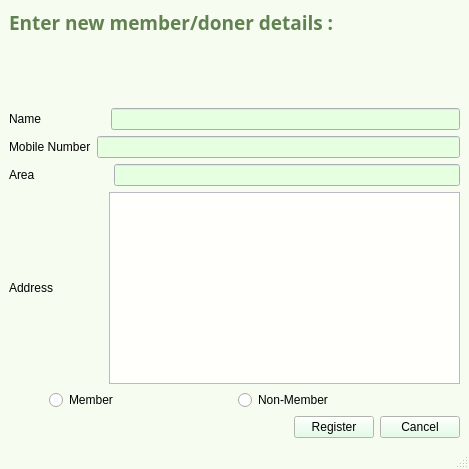
<?xml version="1.0" encoding="UTF-8"?>
<ui version="4.0">
 <class>member_details_input</class>
 <widget class="QMainWindow" name="member_details_input">
  <property name="geometry">
   <rect>
    <x>0</x>
    <y>0</y>
    <width>469</width>
    <height>469</height>
   </rect>
  </property>
  <property name="sizePolicy">
   <sizepolicy hsizetype="Maximum" vsizetype="Preferred">
    <horstretch>0</horstretch>
    <verstretch>0</verstretch>
   </sizepolicy>
  </property>
  <property name="palette">
   <palette>
    <active>
     <colorrole role="Base">
      <brush brushstyle="SolidPattern">
       <color alpha="255">
        <red>255</red>
        <green>255</green>
        <blue>255</blue>
       </color>
      </brush>
     </colorrole>
     <colorrole role="Window">
      <brush brushstyle="SolidPattern">
       <color alpha="255">
        <red>247</red>
        <green>252</green>
        <blue>241</blue>
       </color>
      </brush>
     </colorrole>
    </active>
    <inactive>
     <colorrole role="Base">
      <brush brushstyle="SolidPattern">
       <color alpha="255">
        <red>255</red>
        <green>255</green>
        <blue>255</blue>
       </color>
      </brush>
     </colorrole>
     <colorrole role="Window">
      <brush brushstyle="SolidPattern">
       <color alpha="255">
        <red>247</red>
        <green>252</green>
        <blue>241</blue>
       </color>
      </brush>
     </colorrole>
    </inactive>
    <disabled>
     <colorrole role="Base">
      <brush brushstyle="SolidPattern">
       <color alpha="255">
        <red>247</red>
        <green>252</green>
        <blue>241</blue>
       </color>
      </brush>
     </colorrole>
     <colorrole role="Window">
      <brush brushstyle="SolidPattern">
       <color alpha="255">
        <red>247</red>
        <green>252</green>
        <blue>241</blue>
       </color>
      </brush>
     </colorrole>
    </disabled>
   </palette>
  </property>
  <property name="windowTitle">
   <string>Add new member</string>
  </property>
  <widget class="QWidget" name="centralwidget">
   <layout class="QVBoxLayout" name="verticalLayout_3">
    <item>
     <layout class="QVBoxLayout" name="verticalLayout_2">
      <item>
       <widget class="QLabel" name="label_5">
        <property name="palette">
         <palette>
          <active>
           <colorrole role="WindowText">
            <brush brushstyle="SolidPattern">
             <color alpha="170">
              <red>21</red>
              <green>67</green>
              <blue>0</blue>
             </color>
            </brush>
           </colorrole>
          </active>
          <inactive>
           <colorrole role="WindowText">
            <brush brushstyle="SolidPattern">
             <color alpha="170">
              <red>21</red>
              <green>67</green>
              <blue>0</blue>
             </color>
            </brush>
           </colorrole>
          </inactive>
          <disabled>
           <colorrole role="WindowText">
            <brush brushstyle="SolidPattern">
             <color alpha="115">
              <red>0</red>
              <green>0</green>
              <blue>0</blue>
             </color>
            </brush>
           </colorrole>
          </disabled>
         </palette>
        </property>
        <property name="font">
         <font>
          <family>Noto Sans</family>
          <pointsize>14</pointsize>
          <weight>75</weight>
          <bold>true</bold>
         </font>
        </property>
        <property name="text">
         <string>Enter new member/doner details :</string>
        </property>
       </widget>
      </item>
      <item>
       <spacer name="verticalSpacer_2">
        <property name="orientation">
         <enum>Qt::Vertical</enum>
        </property>
        <property name="sizeHint" stdset="0">
         <size>
          <width>20</width>
          <height>40</height>
         </size>
        </property>
       </spacer>
      </item>
      <item>
       <spacer name="verticalSpacer">
        <property name="orientation">
         <enum>Qt::Vertical</enum>
        </property>
        <property name="sizeHint" stdset="0">
         <size>
          <width>446</width>
          <height>13</height>
         </size>
        </property>
       </spacer>
      </item>
      <item>
       <layout class="QVBoxLayout" name="verticalLayout">
        <item>
         <layout class="QHBoxLayout" name="horizontalLayout">
          <item>
           <widget class="QLabel" name="label">
            <property name="text">
             <string>Name                   </string>
            </property>
            <property name="buddy">
             <cstring>lineEdit_name</cstring>
            </property>
           </widget>
          </item>
          <item>
           <widget class="QLineEdit" name="lineEdit_name">
            <property name="palette">
             <palette>
              <active>
               <colorrole role="Button">
                <brush brushstyle="SolidPattern">
                 <color alpha="255">
                  <red>170</red>
                  <green>255</green>
                  <blue>127</blue>
                 </color>
                </brush>
               </colorrole>
               <colorrole role="Light">
                <brush brushstyle="SolidPattern">
                 <color alpha="255">
                  <red>253</red>
                  <green>251</green>
                  <blue>255</blue>
                 </color>
                </brush>
               </colorrole>
               <colorrole role="Base">
                <brush brushstyle="SolidPattern">
                 <color alpha="255">
                  <red>229</red>
                  <green>255</green>
                  <blue>224</blue>
                 </color>
                </brush>
               </colorrole>
               <colorrole role="Window">
                <brush brushstyle="SolidPattern">
                 <color alpha="255">
                  <red>240</red>
                  <green>243</green>
                  <blue>252</blue>
                 </color>
                </brush>
               </colorrole>
               <colorrole role="AlternateBase">
                <brush brushstyle="SolidPattern">
                 <color alpha="255">
                  <red>222</red>
                  <green>211</green>
                  <blue>240</blue>
                 </color>
                </brush>
               </colorrole>
               <colorrole role="NoRole">
                <brush brushstyle="SolidPattern">
                 <color alpha="255">
                  <red>233</red>
                  <green>242</green>
                  <blue>252</blue>
                 </color>
                </brush>
               </colorrole>
              </active>
              <inactive>
               <colorrole role="Button">
                <brush brushstyle="SolidPattern">
                 <color alpha="255">
                  <red>170</red>
                  <green>255</green>
                  <blue>127</blue>
                 </color>
                </brush>
               </colorrole>
               <colorrole role="Light">
                <brush brushstyle="SolidPattern">
                 <color alpha="255">
                  <red>253</red>
                  <green>251</green>
                  <blue>255</blue>
                 </color>
                </brush>
               </colorrole>
               <colorrole role="Base">
                <brush brushstyle="SolidPattern">
                 <color alpha="255">
                  <red>229</red>
                  <green>255</green>
                  <blue>224</blue>
                 </color>
                </brush>
               </colorrole>
               <colorrole role="Window">
                <brush brushstyle="SolidPattern">
                 <color alpha="255">
                  <red>240</red>
                  <green>243</green>
                  <blue>252</blue>
                 </color>
                </brush>
               </colorrole>
               <colorrole role="AlternateBase">
                <brush brushstyle="SolidPattern">
                 <color alpha="255">
                  <red>222</red>
                  <green>211</green>
                  <blue>240</blue>
                 </color>
                </brush>
               </colorrole>
               <colorrole role="NoRole">
                <brush brushstyle="SolidPattern">
                 <color alpha="255">
                  <red>233</red>
                  <green>242</green>
                  <blue>252</blue>
                 </color>
                </brush>
               </colorrole>
              </inactive>
              <disabled>
               <colorrole role="Button">
                <brush brushstyle="SolidPattern">
                 <color alpha="255">
                  <red>170</red>
                  <green>255</green>
                  <blue>127</blue>
                 </color>
                </brush>
               </colorrole>
               <colorrole role="Light">
                <brush brushstyle="SolidPattern">
                 <color alpha="255">
                  <red>253</red>
                  <green>251</green>
                  <blue>255</blue>
                 </color>
                </brush>
               </colorrole>
               <colorrole role="Base">
                <brush brushstyle="SolidPattern">
                 <color alpha="255">
                  <red>240</red>
                  <green>243</green>
                  <blue>252</blue>
                 </color>
                </brush>
               </colorrole>
               <colorrole role="Window">
                <brush brushstyle="SolidPattern">
                 <color alpha="255">
                  <red>240</red>
                  <green>243</green>
                  <blue>252</blue>
                 </color>
                </brush>
               </colorrole>
               <colorrole role="AlternateBase">
                <brush brushstyle="SolidPattern">
                 <color alpha="255">
                  <red>222</red>
                  <green>211</green>
                  <blue>240</blue>
                 </color>
                </brush>
               </colorrole>
               <colorrole role="NoRole">
                <brush brushstyle="SolidPattern">
                 <color alpha="255">
                  <red>233</red>
                  <green>242</green>
                  <blue>252</blue>
                 </color>
                </brush>
               </colorrole>
              </disabled>
             </palette>
            </property>
           </widget>
          </item>
         </layout>
        </item>
        <item>
         <layout class="QHBoxLayout" name="horizontalLayout_2">
          <item>
           <widget class="QLabel" name="label_2">
            <property name="text">
             <string>Mobile Number</string>
            </property>
            <property name="buddy">
             <cstring>lineEdit_mobile</cstring>
            </property>
           </widget>
          </item>
          <item>
           <widget class="QLineEdit" name="lineEdit_mobile">
            <property name="palette">
             <palette>
              <active>
               <colorrole role="Button">
                <brush brushstyle="SolidPattern">
                 <color alpha="255">
                  <red>170</red>
                  <green>255</green>
                  <blue>127</blue>
                 </color>
                </brush>
               </colorrole>
               <colorrole role="Light">
                <brush brushstyle="SolidPattern">
                 <color alpha="255">
                  <red>253</red>
                  <green>251</green>
                  <blue>255</blue>
                 </color>
                </brush>
               </colorrole>
               <colorrole role="Base">
                <brush brushstyle="SolidPattern">
                 <color alpha="255">
                  <red>229</red>
                  <green>255</green>
                  <blue>224</blue>
                 </color>
                </brush>
               </colorrole>
               <colorrole role="Window">
                <brush brushstyle="SolidPattern">
                 <color alpha="255">
                  <red>240</red>
                  <green>243</green>
                  <blue>252</blue>
                 </color>
                </brush>
               </colorrole>
               <colorrole role="AlternateBase">
                <brush brushstyle="SolidPattern">
                 <color alpha="255">
                  <red>222</red>
                  <green>211</green>
                  <blue>240</blue>
                 </color>
                </brush>
               </colorrole>
               <colorrole role="NoRole">
                <brush brushstyle="SolidPattern">
                 <color alpha="255">
                  <red>233</red>
                  <green>242</green>
                  <blue>252</blue>
                 </color>
                </brush>
               </colorrole>
              </active>
              <inactive>
               <colorrole role="Button">
                <brush brushstyle="SolidPattern">
                 <color alpha="255">
                  <red>170</red>
                  <green>255</green>
                  <blue>127</blue>
                 </color>
                </brush>
               </colorrole>
               <colorrole role="Light">
                <brush brushstyle="SolidPattern">
                 <color alpha="255">
                  <red>253</red>
                  <green>251</green>
                  <blue>255</blue>
                 </color>
                </brush>
               </colorrole>
               <colorrole role="Base">
                <brush brushstyle="SolidPattern">
                 <color alpha="255">
                  <red>229</red>
                  <green>255</green>
                  <blue>224</blue>
                 </color>
                </brush>
               </colorrole>
               <colorrole role="Window">
                <brush brushstyle="SolidPattern">
                 <color alpha="255">
                  <red>240</red>
                  <green>243</green>
                  <blue>252</blue>
                 </color>
                </brush>
               </colorrole>
               <colorrole role="AlternateBase">
                <brush brushstyle="SolidPattern">
                 <color alpha="255">
                  <red>222</red>
                  <green>211</green>
                  <blue>240</blue>
                 </color>
                </brush>
               </colorrole>
               <colorrole role="NoRole">
                <brush brushstyle="SolidPattern">
                 <color alpha="255">
                  <red>233</red>
                  <green>242</green>
                  <blue>252</blue>
                 </color>
                </brush>
               </colorrole>
              </inactive>
              <disabled>
               <colorrole role="Button">
                <brush brushstyle="SolidPattern">
                 <color alpha="255">
                  <red>170</red>
                  <green>255</green>
                  <blue>127</blue>
                 </color>
                </brush>
               </colorrole>
               <colorrole role="Light">
                <brush brushstyle="SolidPattern">
                 <color alpha="255">
                  <red>253</red>
                  <green>251</green>
                  <blue>255</blue>
                 </color>
                </brush>
               </colorrole>
               <colorrole role="Base">
                <brush brushstyle="SolidPattern">
                 <color alpha="255">
                  <red>240</red>
                  <green>243</green>
                  <blue>252</blue>
                 </color>
                </brush>
               </colorrole>
               <colorrole role="Window">
                <brush brushstyle="SolidPattern">
                 <color alpha="255">
                  <red>240</red>
                  <green>243</green>
                  <blue>252</blue>
                 </color>
                </brush>
               </colorrole>
               <colorrole role="AlternateBase">
                <brush brushstyle="SolidPattern">
                 <color alpha="255">
                  <red>222</red>
                  <green>211</green>
                  <blue>240</blue>
                 </color>
                </brush>
               </colorrole>
               <colorrole role="NoRole">
                <brush brushstyle="SolidPattern">
                 <color alpha="255">
                  <red>233</red>
                  <green>242</green>
                  <blue>252</blue>
                 </color>
                </brush>
               </colorrole>
              </disabled>
             </palette>
            </property>
           </widget>
          </item>
         </layout>
        </item>
        <item>
         <layout class="QHBoxLayout" name="horizontalLayout_3">
          <item>
           <widget class="QLabel" name="label_3">
            <property name="text">
             <string>Area                      </string>
            </property>
            <property name="buddy">
             <cstring>lineEdit_area</cstring>
            </property>
           </widget>
          </item>
          <item>
           <widget class="QLineEdit" name="lineEdit_area">
            <property name="palette">
             <palette>
              <active>
               <colorrole role="Button">
                <brush brushstyle="SolidPattern">
                 <color alpha="255">
                  <red>170</red>
                  <green>255</green>
                  <blue>127</blue>
                 </color>
                </brush>
               </colorrole>
               <colorrole role="Light">
                <brush brushstyle="SolidPattern">
                 <color alpha="255">
                  <red>253</red>
                  <green>251</green>
                  <blue>255</blue>
                 </color>
                </brush>
               </colorrole>
               <colorrole role="Base">
                <brush brushstyle="SolidPattern">
                 <color alpha="255">
                  <red>229</red>
                  <green>255</green>
                  <blue>224</blue>
                 </color>
                </brush>
               </colorrole>
               <colorrole role="Window">
                <brush brushstyle="SolidPattern">
                 <color alpha="255">
                  <red>240</red>
                  <green>243</green>
                  <blue>252</blue>
                 </color>
                </brush>
               </colorrole>
               <colorrole role="AlternateBase">
                <brush brushstyle="SolidPattern">
                 <color alpha="255">
                  <red>222</red>
                  <green>211</green>
                  <blue>240</blue>
                 </color>
                </brush>
               </colorrole>
               <colorrole role="NoRole">
                <brush brushstyle="SolidPattern">
                 <color alpha="255">
                  <red>233</red>
                  <green>242</green>
                  <blue>252</blue>
                 </color>
                </brush>
               </colorrole>
              </active>
              <inactive>
               <colorrole role="Button">
                <brush brushstyle="SolidPattern">
                 <color alpha="255">
                  <red>170</red>
                  <green>255</green>
                  <blue>127</blue>
                 </color>
                </brush>
               </colorrole>
               <colorrole role="Light">
                <brush brushstyle="SolidPattern">
                 <color alpha="255">
                  <red>253</red>
                  <green>251</green>
                  <blue>255</blue>
                 </color>
                </brush>
               </colorrole>
               <colorrole role="Base">
                <brush brushstyle="SolidPattern">
                 <color alpha="255">
                  <red>229</red>
                  <green>255</green>
                  <blue>224</blue>
                 </color>
                </brush>
               </colorrole>
               <colorrole role="Window">
                <brush brushstyle="SolidPattern">
                 <color alpha="255">
                  <red>240</red>
                  <green>243</green>
                  <blue>252</blue>
                 </color>
                </brush>
               </colorrole>
               <colorrole role="AlternateBase">
                <brush brushstyle="SolidPattern">
                 <color alpha="255">
                  <red>222</red>
                  <green>211</green>
                  <blue>240</blue>
                 </color>
                </brush>
               </colorrole>
               <colorrole role="NoRole">
                <brush brushstyle="SolidPattern">
                 <color alpha="255">
                  <red>233</red>
                  <green>242</green>
                  <blue>252</blue>
                 </color>
                </brush>
               </colorrole>
              </inactive>
              <disabled>
               <colorrole role="Button">
                <brush brushstyle="SolidPattern">
                 <color alpha="255">
                  <red>170</red>
                  <green>255</green>
                  <blue>127</blue>
                 </color>
                </brush>
               </colorrole>
               <colorrole role="Light">
                <brush brushstyle="SolidPattern">
                 <color alpha="255">
                  <red>253</red>
                  <green>251</green>
                  <blue>255</blue>
                 </color>
                </brush>
               </colorrole>
               <colorrole role="Base">
                <brush brushstyle="SolidPattern">
                 <color alpha="255">
                  <red>240</red>
                  <green>243</green>
                  <blue>252</blue>
                 </color>
                </brush>
               </colorrole>
               <colorrole role="Window">
                <brush brushstyle="SolidPattern">
                 <color alpha="255">
                  <red>240</red>
                  <green>243</green>
                  <blue>252</blue>
                 </color>
                </brush>
               </colorrole>
               <colorrole role="AlternateBase">
                <brush brushstyle="SolidPattern">
                 <color alpha="255">
                  <red>222</red>
                  <green>211</green>
                  <blue>240</blue>
                 </color>
                </brush>
               </colorrole>
               <colorrole role="NoRole">
                <brush brushstyle="SolidPattern">
                 <color alpha="255">
                  <red>233</red>
                  <green>242</green>
                  <blue>252</blue>
                 </color>
                </brush>
               </colorrole>
              </disabled>
             </palette>
            </property>
           </widget>
          </item>
         </layout>
        </item>
        <item>
         <layout class="QHBoxLayout" name="horizontalLayout_4">
          <item>
           <widget class="QLabel" name="label_4">
            <property name="text">
             <string>Address               </string>
            </property>
            <property name="buddy">
             <cstring>textEdit_address</cstring>
            </property>
           </widget>
          </item>
          <item>
           <widget class="QTextEdit" name="textEdit_address">
            <property name="palette">
             <palette>
              <active>
               <colorrole role="Button">
                <brush brushstyle="SolidPattern">
                 <color alpha="255">
                  <red>170</red>
                  <green>255</green>
                  <blue>127</blue>
                 </color>
                </brush>
               </colorrole>
               <colorrole role="Light">
                <brush brushstyle="SolidPattern">
                 <color alpha="255">
                  <red>253</red>
                  <green>251</green>
                  <blue>255</blue>
                 </color>
                </brush>
               </colorrole>
               <colorrole role="Base">
                <brush brushstyle="SolidPattern">
                 <color alpha="255">
                  <red>255</red>
                  <green>255</green>
                  <blue>251</blue>
                 </color>
                </brush>
               </colorrole>
               <colorrole role="Window">
                <brush brushstyle="SolidPattern">
                 <color alpha="255">
                  <red>240</red>
                  <green>243</green>
                  <blue>252</blue>
                 </color>
                </brush>
               </colorrole>
               <colorrole role="AlternateBase">
                <brush brushstyle="SolidPattern">
                 <color alpha="255">
                  <red>222</red>
                  <green>211</green>
                  <blue>240</blue>
                 </color>
                </brush>
               </colorrole>
               <colorrole role="NoRole">
                <brush brushstyle="SolidPattern">
                 <color alpha="255">
                  <red>233</red>
                  <green>242</green>
                  <blue>252</blue>
                 </color>
                </brush>
               </colorrole>
              </active>
              <inactive>
               <colorrole role="Button">
                <brush brushstyle="SolidPattern">
                 <color alpha="255">
                  <red>170</red>
                  <green>255</green>
                  <blue>127</blue>
                 </color>
                </brush>
               </colorrole>
               <colorrole role="Light">
                <brush brushstyle="SolidPattern">
                 <color alpha="255">
                  <red>253</red>
                  <green>251</green>
                  <blue>255</blue>
                 </color>
                </brush>
               </colorrole>
               <colorrole role="Base">
                <brush brushstyle="SolidPattern">
                 <color alpha="255">
                  <red>255</red>
                  <green>255</green>
                  <blue>251</blue>
                 </color>
                </brush>
               </colorrole>
               <colorrole role="Window">
                <brush brushstyle="SolidPattern">
                 <color alpha="255">
                  <red>240</red>
                  <green>243</green>
                  <blue>252</blue>
                 </color>
                </brush>
               </colorrole>
               <colorrole role="AlternateBase">
                <brush brushstyle="SolidPattern">
                 <color alpha="255">
                  <red>222</red>
                  <green>211</green>
                  <blue>240</blue>
                 </color>
                </brush>
               </colorrole>
               <colorrole role="NoRole">
                <brush brushstyle="SolidPattern">
                 <color alpha="255">
                  <red>233</red>
                  <green>242</green>
                  <blue>252</blue>
                 </color>
                </brush>
               </colorrole>
              </inactive>
              <disabled>
               <colorrole role="Button">
                <brush brushstyle="SolidPattern">
                 <color alpha="255">
                  <red>170</red>
                  <green>255</green>
                  <blue>127</blue>
                 </color>
                </brush>
               </colorrole>
               <colorrole role="Light">
                <brush brushstyle="SolidPattern">
                 <color alpha="255">
                  <red>253</red>
                  <green>251</green>
                  <blue>255</blue>
                 </color>
                </brush>
               </colorrole>
               <colorrole role="Base">
                <brush brushstyle="SolidPattern">
                 <color alpha="255">
                  <red>240</red>
                  <green>243</green>
                  <blue>252</blue>
                 </color>
                </brush>
               </colorrole>
               <colorrole role="Window">
                <brush brushstyle="SolidPattern">
                 <color alpha="255">
                  <red>240</red>
                  <green>243</green>
                  <blue>252</blue>
                 </color>
                </brush>
               </colorrole>
               <colorrole role="AlternateBase">
                <brush brushstyle="SolidPattern">
                 <color alpha="255">
                  <red>222</red>
                  <green>211</green>
                  <blue>240</blue>
                 </color>
                </brush>
               </colorrole>
               <colorrole role="NoRole">
                <brush brushstyle="SolidPattern">
                 <color alpha="255">
                  <red>233</red>
                  <green>242</green>
                  <blue>252</blue>
                 </color>
                </brush>
               </colorrole>
              </disabled>
             </palette>
            </property>
           </widget>
          </item>
         </layout>
        </item>
        <item>
         <layout class="QHBoxLayout" name="horizontalLayout_5">
          <item>
           <spacer name="horizontalSpacer_3">
            <property name="orientation">
             <enum>Qt::Horizontal</enum>
            </property>
            <property name="sizeType">
             <enum>QSizePolicy::Maximum</enum>
            </property>
            <property name="sizeHint" stdset="0">
             <size>
              <width>40</width>
              <height>20</height>
             </size>
            </property>
           </spacer>
          </item>
          <item>
           <widget class="QRadioButton" name="radioButton_mbr">
            <property name="text">
             <string>Member</string>
            </property>
           </widget>
          </item>
          <item>
           <widget class="QRadioButton" name="radioButton_dnr">
            <property name="text">
             <string>Non-Member</string>
            </property>
           </widget>
          </item>
          <item>
           <spacer name="horizontalSpacer">
            <property name="orientation">
             <enum>Qt::Horizontal</enum>
            </property>
            <property name="sizeType">
             <enum>QSizePolicy::Minimum</enum>
            </property>
            <property name="sizeHint" stdset="0">
             <size>
              <width>40</width>
              <height>20</height>
             </size>
            </property>
           </spacer>
          </item>
         </layout>
        </item>
       </layout>
      </item>
      <item>
       <layout class="QHBoxLayout" name="horizontalLayout_6">
        <item>
         <spacer name="horizontalSpacer_2">
          <property name="orientation">
           <enum>Qt::Horizontal</enum>
          </property>
          <property name="sizeHint" stdset="0">
           <size>
            <width>40</width>
            <height>20</height>
           </size>
          </property>
         </spacer>
        </item>
        <item>
         <widget class="QPushButton" name="pushButton">
          <property name="palette">
           <palette>
            <active>
             <colorrole role="Button">
              <brush brushstyle="SolidPattern">
               <color alpha="255">
                <red>220</red>
                <green>252</green>
                <blue>225</blue>
               </color>
              </brush>
             </colorrole>
            </active>
            <inactive>
             <colorrole role="Button">
              <brush brushstyle="SolidPattern">
               <color alpha="255">
                <red>220</red>
                <green>252</green>
                <blue>225</blue>
               </color>
              </brush>
             </colorrole>
            </inactive>
            <disabled>
             <colorrole role="Button">
              <brush brushstyle="SolidPattern">
               <color alpha="255">
                <red>220</red>
                <green>252</green>
                <blue>225</blue>
               </color>
              </brush>
             </colorrole>
            </disabled>
           </palette>
          </property>
          <property name="cursor">
           <cursorShape>PointingHandCursor</cursorShape>
          </property>
          <property name="text">
           <string>Register</string>
          </property>
         </widget>
        </item>
        <item>
         <widget class="QPushButton" name="pushButton_2">
          <property name="palette">
           <palette>
            <active>
             <colorrole role="Button">
              <brush brushstyle="SolidPattern">
               <color alpha="255">
                <red>220</red>
                <green>252</green>
                <blue>225</blue>
               </color>
              </brush>
             </colorrole>
            </active>
            <inactive>
             <colorrole role="Button">
              <brush brushstyle="SolidPattern">
               <color alpha="255">
                <red>220</red>
                <green>252</green>
                <blue>225</blue>
               </color>
              </brush>
             </colorrole>
            </inactive>
            <disabled>
             <colorrole role="Button">
              <brush brushstyle="SolidPattern">
               <color alpha="255">
                <red>220</red>
                <green>252</green>
                <blue>225</blue>
               </color>
              </brush>
             </colorrole>
            </disabled>
           </palette>
          </property>
          <property name="cursor">
           <cursorShape>PointingHandCursor</cursorShape>
          </property>
          <property name="text">
           <string>Cancel</string>
          </property>
         </widget>
        </item>
       </layout>
      </item>
     </layout>
    </item>
   </layout>
  </widget>
  <widget class="QStatusBar" name="statusbar"/>
 </widget>
 <resources/>
 <connections/>
</ui>
